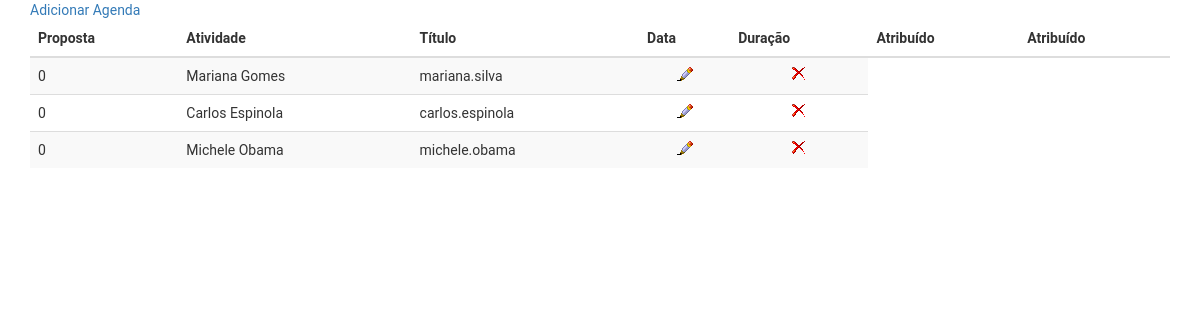
Page /usuario/index.php on the committed database.
### tables this page shows
CREATE TABLE `enfil_usuario` (
  `id_usuario` int(4) NOT NULL,
  `id_setdep` int(4) NOT NULL,
  `nome` varchar(255) NOT NULL,
  `usuario` varchar(255) NOT NULL,
  `senha` varchar(255) NOT NULL,
  `email` varchar(255) NOT NULL,
  `datanasc` varchar(255) NOT NULL,
  `ramal` varchar(255) NOT NULL,
  `tel_com` varchar(255) NOT NULL,
  `tel_cel` varchar(255) NOT NULL,
  `cargo` varchar(255) NOT NULL,
  `perfil` varchar(255) NOT NULL,
  `setor` varchar(255) NOT NULL,
  `departamento` varchar(255) NOT NULL,
  `observacao` varchar(255) NOT NULL,
  `ativo` varchar(255) NOT NULL,
  `status` varchar(255) NOT NULL
);

### usuario/index.php (the view, shortened to what this page needs)
<!DOCTYPE html PUBLIC "-//W3C//DTD XHTML 1.0 Transitional//EN" "http://www.w3.org/TR/xhtml1/DTD/xhtml1-transitional.dtd">
<html xmlns="http://www.w3.org/1999/xhtml">
<head>
	<link rel="stylesheet" href="https://cdnjs.cloudflare.com/ajax/libs/font-awesome/4.7.0/css/font-awesome.min.css">
	<link rel="stylesheet" href="assets/css/bootstrap.min.css" type="text/css">
	<link rel="stylesheet" href="assets/css/bootstrap.css" type="text/css">
	<link rel="stylesheet" href="assets/css/estilo.css" type="text/css">
</head>
	<body>
	<div id="header">
		<div class="container">
			<a href="add_data.php">Adicionar Agenda</a>
		</div>
	</div>
	<div class="container">
		<table class="table table-striped">
			<thead>
				<tr>
				<th>Proposta</th>
				<th>Atividade</th>
				<th>Título</th>
				<th>Data</th>
				<th>Duração</th>
				<th>Atribuído</th>
				<th>Atribuído</th>
				</tr>
			</thead>
		<?php
		$sql_query="SELECT * FROM enfil_usuario";
		$result_set=mysql_query($sql_query);
		if(mysql_num_rows($result_set)>0)
		{
			while($row=mysql_fetch_row($result_set))
			{
			?>
				<tr>
				<td><?php echo $row[1]; ?></td>
				<td><?php echo $row[2]; ?></td>
				<td><?php echo $row[3]; ?></td>
				<td align="center"><a href="javascript:edt_id('<?php echo $row[0]; ?>')"><img src="b_edit.png" align="EDIT" /></a></td>
				<td align="center"><a href="javascript:delete_id('<?php echo $row[0]; ?>')"><img src="b_drop.png" align="DELETE" /></a></td>
				</tr>
			<?php
			}
		}
		else
		{
			?>
			<tr>
			<td colspan="5">No Data Found !</td>
			</tr>
			<?php
		}
		?>
		</table>
	</div>
	</body>
</html>

### usuario/assets/css/estilo.css (style rules this page uses)
body { padding-bottom: 20px; border-radius: 1em; font-family: 'Roboto', sans-serif; }

### rows in the picture
enfil_usuario: id_setdep "0", nome "Mariana Gomes", usuario "mariana.silva"
enfil_usuario: id_setdep "0", nome "Carlos Espinola", usuario "carlos.espinola"
enfil_usuario: id_setdep "0", nome "Michele Obama", usuario "michele.obama"
